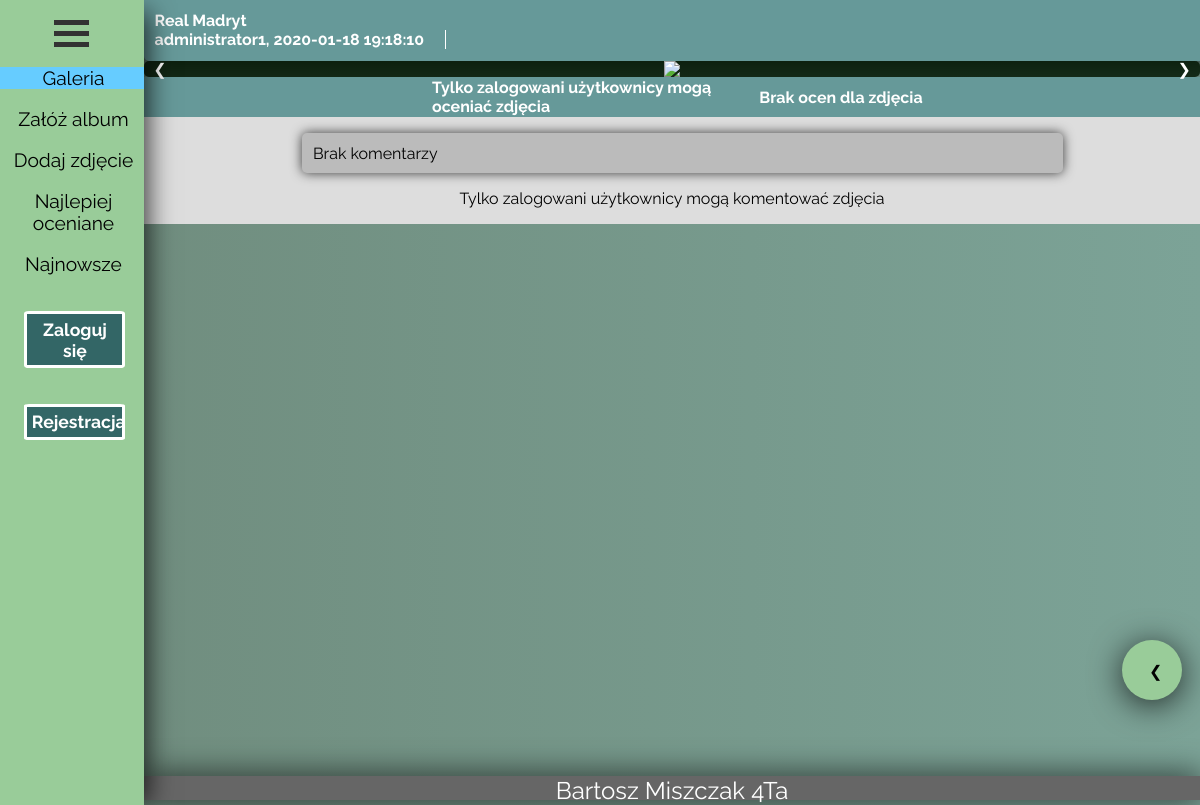
Screenshot of /foto.php?album=86&foto=528 with the database file from the repository.
### tables this page shows
CREATE TABLE `zdjecia`
(
    `id`            int(11) NOT NULL,
    `opis`          varchar(255) NOT NULL,
    `id_albumu`     int(11) NOT NULL,
    `data`          datetime                            NOT NULL,
    `zaakceptowane` tinyint(1) NOT NULL
);

CREATE TABLE `albumy`
(
    `id`             int(11) NOT NULL,
    `tytul`          varchar(100) NOT NULL,
    `data`           datetime                            NOT NULL,
    `id_uzytkownika` int(11) NOT NULL
);

CREATE TABLE `uzytkownicy`
(
    `id`             int(11) NOT NULL,
    `login`          varchar(20)  NOT NULL,
    `haslo`          varchar(32)  NOT NULL,
    `email`          varchar(128) NOT NULL,
    `zarejestrowany` date                                NOT NULL,
    `uprawnienia`    enum('użytkownik','moderator','administrator','') NOT NULL,
    `aktywny`        tinyint(1) NOT NULL
);

### foto.php (the view, shortened to what this page needs)
<html>
<?php
include_once "connect.php";
?>
<head>
    <link rel="stylesheet" type="text/css" href="css/galeria/style_galeria.css">
    <link rel="stylesheet" href="js/parallax/animate.css" type="text/css">
    <link rel="stylesheet" href="js/preloader/preloader.css" type="text/css">
    <link rel="stylesheet" href="css/galeria/style_list.css" type="text/css">
    <link rel="stylesheet" href="js/rating/rating.css" type="text/css">
</head>
<body>
<?php include_once "menu.php"; ?>
<div class="content">
    <a class="link" href="<?php echo $_SESSION['prevPage1']; ?>">
        <div class="circlePrev"><p style="margin-left: 45%; margin-top: 36%;">
                &#10094</p></div>
    </a>
    <div class="gallery">
        <div class="filterBar"
             style="color: #FFF; font-weight: bold; font-size: 100%; padding: 1%;">
            <?php
            $result = mysqli_query($conn, "SELECT zdjecia.id, zdjecia.opis, zdjecia.data,
                    uzytkownicy.login, albumy.id_uzytkownika, uzytkownicy.id, albumy.tytul
                    FROM zdjecia, uzytkownicy, albumy
                    WHERE zdjecia.id=" . $_GET['foto'] . "
                    AND zdjecia.zaakceptowane=1
                    AND albumy.id=zdjecia.id_albumu
                    AND uzytkownicy.id=albumy.id_uzytkownika");
            while ($row = mysqli_fetch_assoc($result)) {
                echo $row['tytul'] . '<br>'
                    . $row['login'] . ', ' . $row['data'] . '<span style="border-left: 1px solid #FFF; height: 100%; margin-left: 2%; padding-left: 1%;">' . $row['opis'] . '</span>';
            }
            ?>
        </div>
        <div class="fotoView">
            <div class="slider">
                <img class="fotoCont"
                     src="<?php echo "img/" . $_GET[album] . "/" . $_GET[foto] . "" ?>"/>
                <?php
                $result = mysqli_query($conn, "SELECT id FROM zdjecia WHERE zaakceptowane=1 AND id_albumu=" . $_GET['album'] . "");
                $x = array();
                $n = mysqli_num_rows($result);
                $i = 1;
                while ($row = mysqli_fetch_assoc($result)) {
                    $x[$i] = $row['id'];
                    $i++;
                }
                for ($i = 1; $i <= $n; $i++) {
                    if ($x[$i] == $_GET['foto']) {
                        if ($n == 1) {
                            echo '<a class="link" href="foto.php?album=' . $_GET['album'] . '&foto=' . $x[$n] . '"><div class="prevFoto">&#10094</div></a>';
                            echo '<a class="link" href="foto.php?album=' . $_GET['album'] . '&foto=' . $x[$n] . '"><div class="nextFoto">&#10095</div></a>';
                        } elseif ($_GET['foto'] == $x[1]) {
                            echo '<a class="link" href="foto.php?album=' . $_GET['album'] . '&foto=' . $x[$n] . '"><div class="prevFoto">&#10094</div></a>';
                            echo '<a class="link" href="foto.php?album=' . $_GET['album'] . '&foto=' . $x[2] . '"><div class="nextFoto">&#10095</div></a>';
                        } elseif ($_GET['foto'] == $x[$n]) {
                            echo '<a class="link" href="foto.php?album=' . $_GET['album'] . '&foto=' . $x[$n - 1] . '"><div class="prevFoto">&#10094</div></a>';
                            echo '<a class="link" href="foto.php?album=' . $_GET['album'] . '&foto=' . $x[1] . '"><div class="nextFoto">&#10095</div></a>';
                        } else {
                            echo '<a class="link" href="foto.php?album=' . $_GET['album'] . '&foto=' . $x[$i - 1] . '"><div class="prevFoto">&#10094</div></a>';
                            echo '<a class="link" href="foto.php?album=' . $_GET['album'] . '&foto=' . $x[$i + 1] . '"><div class="nextFoto">&#10095</div></a>';
                        }
                    }
                }
                ?>
            </div>
            <div class="rating">
                <?php
                if (!isset($_SESSION['user'])) echo '<div class="noUser">Tylko zalogowani użytkownicy mogą oceniać zdjęcia</div>';
                $result = mysqli_query($conn, "SELECT avg(ocena) AS srednia, COUNT(id_uzytkownika) AS ocenialo FROM zdjecia_oceny WHERE id_zdjecia=" . $_GET['foto'] . "");
                $result = mysqli_fetch_assoc($result);
                echo '<div class="about">';
                if ($result['ocenialo'] == 0) {
                    echo '<p style="font-weight: bold; text: align: center; color: #FFF;">Brak ocen dla zdjęcia</p>';
                } else {
                    echo '<p style="font-weight: bold; text: align: center; color: #FFF;">Oceniało: ' . $result['ocenialo'] . ' użytkowników <br>';
                    echo 'Średnia ocena zdjęcia: ' . round($result['srednia'], 2) . '</p>';
                }
                echo '</div>';
                ?>
            </div>
            <div class="commentList">
                <?php
                $query = "SELECT zdjecia_komentarze.*, uzytkownicy.id, uzytkownicy.login
                    FROM zdjecia_komentarze, uzytkownicy
                    WHERE zdjecia_komentarze.zaakceptowany=1
                    AND uzytkownicy.id=zdjecia_komentarze.id_uzytkownika
                    AND zdjecia_komentarze.id_zdjecia='$_GET[foto]'
                    ORDER BY zdjecia_komentarze.data DESC";
                $result = mysqli_query($conn, $query);
                $num = mysqli_num_rows($result);
                if ($num == 0) echo '<div class="comment">Brak komentarzy</div>';
                else {
                    while ($row = mysqli_fetch_assoc($result)) {
                        echo '<div class="comment">
                        ' . $row['login'] . '<br>' . $row['data'] .
                            '<span class="con" >' . $row['komentarz'] . '</span></div>';
                    }
                }
                if (!isset($_SESSION['user'])) {
                    echo '<p style="text-align: center;">Tylko zalogowani użytkownicy mogą komentować zdjęcia</p>';
                } else {
                    echo '
                            <form class="addComment" method="post" action="' . $to . '">
                              <textarea class="comment" placeholder="Tu wpisz swój komentarz..." name="komentarz" required></textarea>
                              <input type="submit" id="sent" value="Skomentuj" style="width: 10%; height: auto; padding: auto; margin-left: -14%;">
                            </form>';
                }
                ?>
            </div>
        </div>
    </div>
    <div class="foot">Bartosz Miszczak 4Ta</div>
</div>
</body>
</html>

### css/galeria/style_galeria.css (style rules this page uses)
html { margin: 0; padding: 0; height: 100%; overflow: hidden; }
body { margin: 0; padding: 0; height: 100%; font-family: 'Raleway', sans-serif; background: linear-gradient(270deg, #2a3c40, #374f53, #416063, #4d747b, #4f839a, #6bacca, #8bd0e2, #8cc1b9, #6f8b7c); background-size: 1800% 1800%; -webkit-animation: BackgroundFade 20s ease infinite; -moz-animation: BackgroundFade 20s ease infinite; animation: BackgroundFade 20s ease infinite; }
a.link:link { text-decoration: none; color: #000; }
div.circlePrev { width: 60px; height: 60px; position: fixed; background-color: #99CC99; bottom: 13%; right: 1.5%; z-index: 100; justify-content: center; align-items: center; border-radius: 50%; transition-property: background-color; transition-duration: 1s; -webkit-box-shadow: 0px 5px 33px 0px rgba(0, 0, 0, 0.75); -moz-box-shadow: 0px 5px 33px 0px rgba(0, 0, 0, 0.75); box-shadow: 0px 5px 33px 0px rgba(0, 0, 0, 0.75); }
div.content { width: 88%; min-height: 100%; margin-left: 12%; float: left; position: relative; }
div.gallery { width: 100%; }
div.foot { width: 100%; height: 3%; position: absolute; float: left; bottom: 0; font-size: 150%; color: #FFF; text-align: center; background-color: #666666; -webkit-box-shadow: 2px 0px 32px 0px rgba(0, 0, 0, 0.75); -moz-box-shadow: 2px 0px 32px 0px rgba(0, 0, 0, 0.75); box-shadow: 2px 0px 32px 0px rgba(0, 0, 0, 0.75); }
div.filterBar { top: 0; background-color: #669999; width: 100%; height: 5%; padding-top: 1%; padding-bottom: 1%; border-bottom-left-radius: 5px; border-bottom-right-radius: 5px; -webkit-box-shadow: 0px 5px 33px 0px rgba(0, 0, 0, 0.75); -moz-box-shadow: 0px 5px 33px 0px rgba(0, 0, 0, 0.75); box-shadow: 0px 5px 33px 0px rgba(0, 0, 0, 0.75); }
div.fotoView { position: relative; width: 100%; max-height: 90vh; overflow-x: hidden; overflow-y: auto; }
div.slider { position: relative; width: 100%; border-radius: 5px; text-align: center; display: flex; align-items: center; justify-content: center; background-color: rgba(0, 20, 0, 0.8); }
.prevFoto { position: absolute; transition-property: background-color; transition-duration: 0.4s; text-align: center; left: 0; display: flex; align-items: center; justify-content: center; color: #FFF; width: 3%; height: 10%; z-index: 2; border-top-right-radius: 5px; border-bottom-right-radius: 5px; }
.nextFoto { position: absolute; transition-property: background-color; transition-duration: 0.4s; right: 0; display: flex; align-items: center; justify-content: center; color: #FFF; width: 3%; height: 10%; z-index: 2; border-bottom-left-radius: 5px; border-top-left-radius: 5px; }
div.rating { width: 100%; height: 5%; display: flex; align-items: center; justify-content: center; justify-content: center; background-color: #669999; }
div.noUser { width: 30%; padding: 1%; display: flex; align-items: center; justify-content: center; color: #fff; font-weight: bold; float: left; }
div.about { float: left; }
div.commentList { position: relative; float: left; width: 100%; height: auto; background-color: #DDDDDD; }
div.comment { display: flex; align-items: center; justify-content: justify; width: 70%; height: auto; margin-top: 2vh; margin-left: 15%; margin-right: 15%; border-radius: 5px; padding: 1%; background-color: #BBBBBB; -webkit-box-shadow: 0px 0px 12px 0px rgba(0, 0, 0, 0.75); -moz-box-shadow: 0px 0px 12px 0px rgba(0, 0, 0, 0.75); box-shadow: 0px 0px 12px 0px rgba(0, 0, 0, 0.75); }

### rows the page displays
zdjecia: albumy.tytul "Real Madryt", uzytkownicy.login "administrator1", data "2020-01-18 19:18:10"
